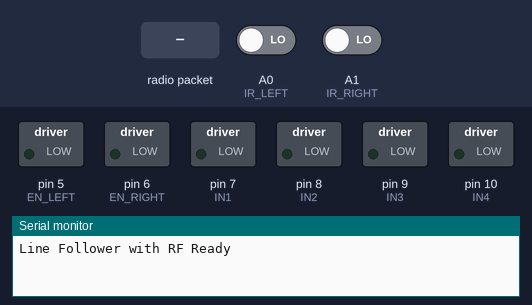
Bench run of a sketch on a simulated Arduino Uno, built with avr-gcc and run on an emulated ATmega328P. Shown: switched loads named in the sketch (green lamp = pin HIGH), the last lines printed to the serial monitor. The test bench sets the inputs (shaded band); at power-on: A0 (IR_LEFT) LOW, A1 (IR_RIGHT) LOW. No radio packets arrive unless stated.

Above: at 1.2 s.
1.3 s: radio packet "b" arrives
At 1.8 s:
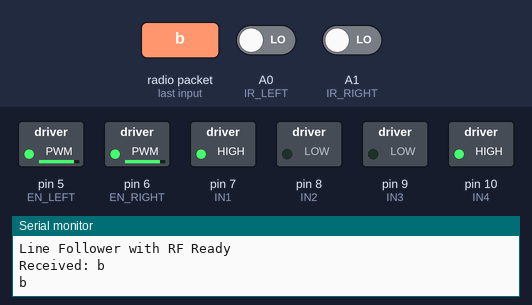
2.8 s: A0 (IR_LEFT) driven HIGH
At 5.3 s:
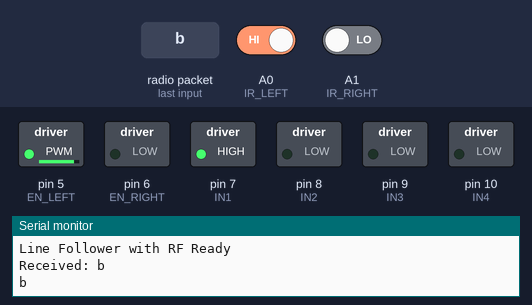
5.8 s: A1 (IR_RIGHT) driven HIGH
At 6.4 s:
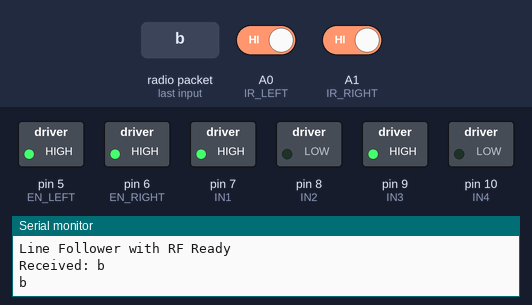
7.3 s: A0 (IR_LEFT) driven LOW
At 7.6 s:
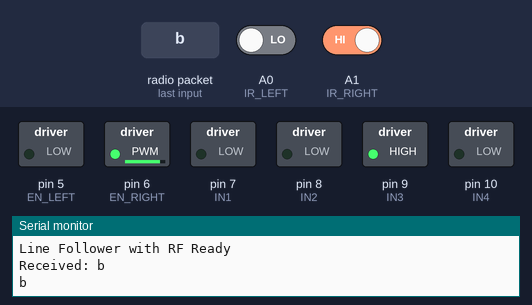
Timing chart, 0 to 10.3 s (numbered marks = the images above; inputs shaded):
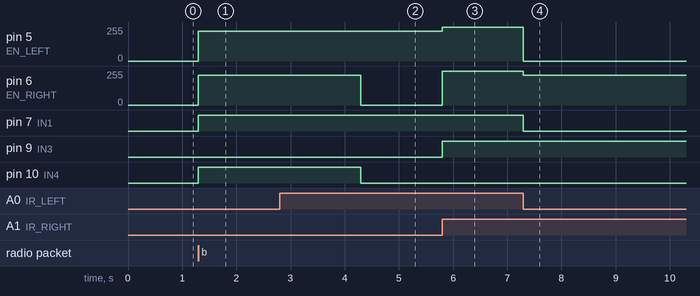

Measured:
- after the input at 1.3 s, pin 5 (EN_LEFT), pin 6 (EN_RIGHT): 0/255 → 222/255 at once; pin 7 (IN1), pin 10 (IN4): LOW → HIGH at once
- after the input at 2.8 s, pin 5 (EN_LEFT): stays 222/255 (without the input it goes to 0/255 after 1.5 s); pin 7 (IN1): stays HIGH (without the input it goes to LOW after 1.5 s)
- after the input at 5.8 s, pin 5 (EN_LEFT): 222/255 → 255/255 at once; pin 6 (EN_RIGHT): 0/255 → 255/255 at once; pin 9 (IN3): LOW → HIGH at once
- after the input at 7.3 s, pin 5 (EN_LEFT): 255/255 → 0/255 at once; pin 6 (EN_RIGHT): 255/255 → 222/255 at once; pin 7 (IN1): HIGH → LOW at once

The sketch:

carRough2.ino
```cpp
#include <VirtualWire.h>

#define IR_LEFT   A0
#define IR_RIGHT  A1

// Motor pins
#define EN_LEFT   5
#define EN_RIGHT  6
#define IN1       7
#define IN2       8
#define IN3       9
#define IN4       10

#define BASE_SPEED 255
#define TURN_SPEED 222

bool forwardMode = false;
bool returnMode = false;

void setup() {
  Serial.begin(9600);
  Serial.println("Line Follower with RF Ready");

  pinMode(IR_LEFT, INPUT);
  pinMode(IR_RIGHT, INPUT);

  pinMode(EN_LEFT, OUTPUT);
  pinMode(EN_RIGHT, OUTPUT);
  pinMode(IN1, OUTPUT);
  pinMode(IN2, OUTPUT);
  pinMode(IN3, OUTPUT);
  pinMode(IN4, OUTPUT);

  vw_set_rx_pin(11);
  vw_setup(2000);
  vw_rx_start();

  stopMotors();
}

void loop() {
  // --- Check for RF message ---
  uint8_t buf[VW_MAX_MESSAGE_LEN];
  uint8_t buflen = VW_MAX_MESSAGE_LEN;

  if (vw_get_message(buf, &buflen)) {
    char c = buf[0];
    Serial.print("Received: ");
    Serial.println(c);

    if (c == 'a') {
      Serial.print(c);
      forwardMode = true;
      returnMode = false;
    }
    else if (c == 'b') {
      Serial.print(c);
      forwardMode = false;
      returnMode = true;
      turnAround();
    }
  }

  // --- Line following behavior ---
  if (forwardMode || returnMode) {
    followLine();
  }
}

// ------------------ Functions ------------------

void followLine() {
  int leftIR = digitalRead(IR_LEFT);
  int rightIR = digitalRead(IR_RIGHT);

  // LOW = black line, HIGH = white surface
  if (leftIR == HIGH && rightIR == HIGH) {
    forward(BASE_SPEED, BASE_SPEED);
  }
  else if (leftIR == HIGH && rightIR == LOW) {
    turnLeft();
  }
  else if (leftIR == LOW && rightIR == HIGH) {
    turnRight();
  }
  else {
    stopMotors();
  }
}

void forward(int leftSpeed, int rightSpeed) {
  digitalWrite(IN1, HIGH);
  digitalWrite(IN2, LOW);
  digitalWrite(IN3, HIGH);
  digitalWrite(IN4, LOW);
  analogWrite(EN_LEFT, leftSpeed);
  analogWrite(EN_RIGHT, rightSpeed);
}

void turnRight() {
  digitalWrite(IN1, LOW);
  digitalWrite(IN2, LOW);
  digitalWrite(IN3, HIGH);
  digitalWrite(IN4, LOW);
  analogWrite(EN_LEFT, 0);
  analogWrite(EN_RIGHT, TURN_SPEED);
}

void turnLeft() {
  digitalWrite(IN1, HIGH);
  digitalWrite(IN2, LOW);
  digitalWrite(IN3, LOW);
  digitalWrite(IN4, LOW);
  analogWrite(EN_LEFT, TURN_SPEED);
  analogWrite(EN_RIGHT, 0);
}

void stopMotors() {
  digitalWrite(IN1, LOW);
  digitalWrite(IN2, LOW);
  digitalWrite(IN3, LOW);
  digitalWrite(IN4, LOW);
  analogWrite(EN_LEFT, 0);
  analogWrite(EN_RIGHT, 0);
}

void turnAround() {
  // Spin roughly 180 degrees
  digitalWrite(IN1, HIGH);
  digitalWrite(IN2, LOW);
  digitalWrite(IN3, LOW);
  digitalWrite(IN4, HIGH);
  analogWrite(EN_LEFT, TURN_SPEED);
  analogWrite(EN_RIGHT, TURN_SPEED);
  delay(3000); // adjust to your motor speed
  stopMotors();
}
```
